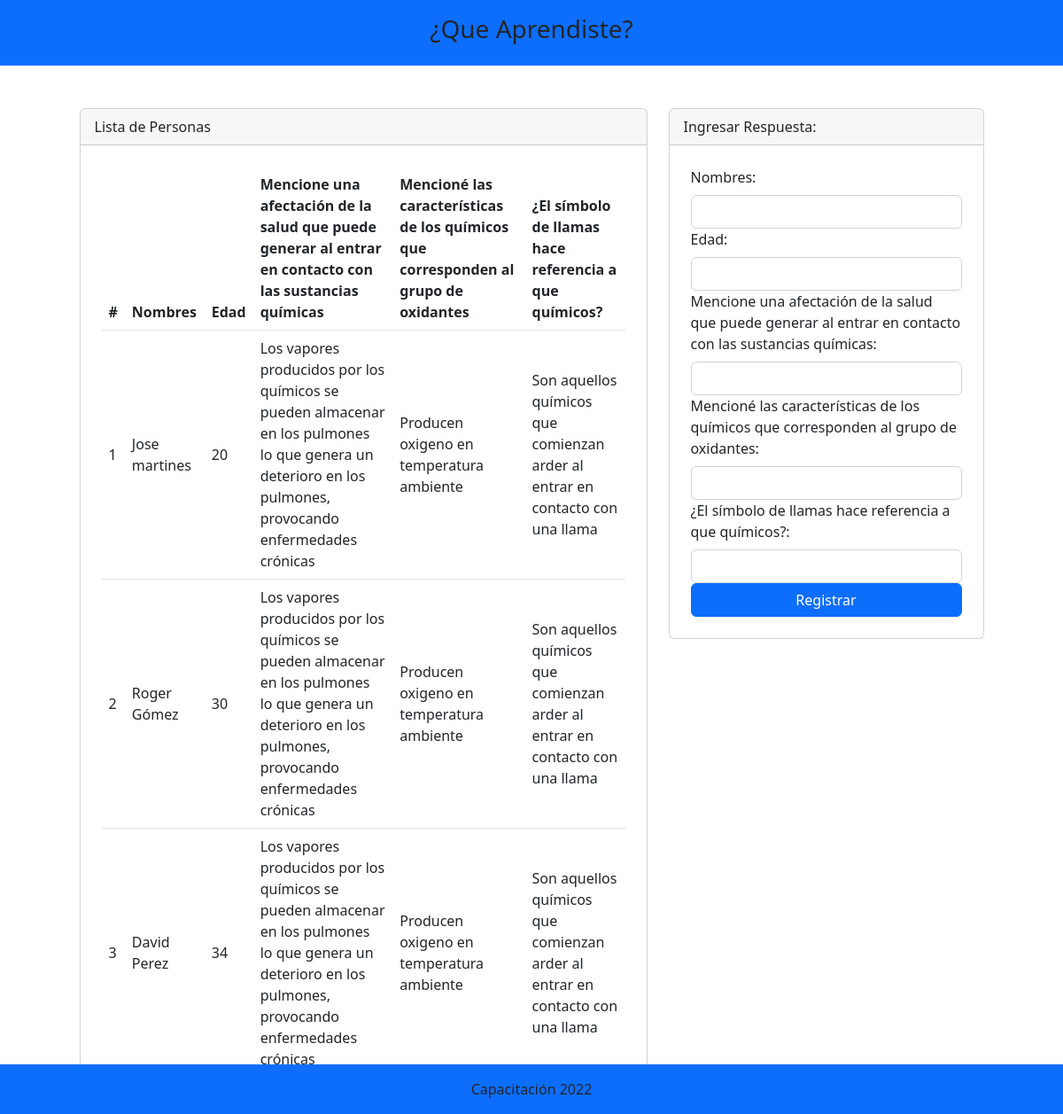
The page / on the database its author committed.
### tables this page shows
CREATE TABLE `encuesta` (
  `codigo` int(11) NOT NULL,
  `nombre` varchar(100) DEFAULT NULL,
  `edad` int(11) DEFAULT NULL,
  `pregunta_1` varchar(500) DEFAULT NULL,
  `pregunta_2` varchar(500) DEFAULT NULL,
  `pregunta_3` varchar(500) DEFAULT NULL
);

### index.php (the view, shortened to what this page needs)
<?php include 'template/header.php' ?>
<?php
    include_once "model/conexion.php";
    $sentencia = $bd -> query("select * from encuesta");
    $encuesta = $sentencia->fetchAll(PDO::FETCH_OBJ);
?>
<div class="container mt-5">
    <div class="row justify-content-center">
        <div class="col-md-7">
            <div class="card">
                <div class="card-header">
                    Lista de Personas
                </div>
                <div class="p-4">
                    <table class="table align-middle">
                        <thead>
                            <tr>
                                <th scope="col">#</th>
                                <th scope="col">Nombres</th>
                                <th scope="col">Edad</th>
                                <th scope="col">Mencione una afectación de la salud que puede generar al entrar en contacto con las sustancias químicas</th>
                                <th scope="col">Mencioné las características de los químicos que corresponden al grupo de oxidantes </th>
                                <th scope="col">¿El símbolo de llamas hace referencia a que químicos?</th>
                            </tr>
                        </thead>
                        <tbody>
                            <?php
                            foreach($encuesta as $dato){
                            ?>
                            <tr>
                                <td scope="row"><?php echo $dato->codigo;?></td>
                                <td><?php echo $dato->nombre;?></td>
                                <td><?php echo $dato->edad;?></td>
                                <td><?php echo $dato->pregunta_1;?></td>
                                <td><?php echo $dato->pregunta_2;?></td>
                                <td><?php echo $dato->pregunta_3;?></td>
                            </tr>
                            <?php
                            }
                            ?>
                        </tbody>
                    </table>
                </div>
            </div>
        </div>
        <div class="col-md-4">
            <div class="card">
                <div class="card-header">
                    Ingresar Respuesta:
                </div>
                <form class="p-4" method="POST" action="registrar.php">
                    <div class="mb-m3">
                        <label class="form-label">Nombres:</label>
                        <input type="text" class="form-control" name="txtNombres" autofocus required>
                    </div>
                    <div class="mb-m3">
                        <label class="form-label">Edad:</label>
                        <input type="number" class="form-control" name="txtEdad" autofocus required>
                    </div>
                    <div class="mb-m3">
                        <label class="form-label">Mencione una afectación de la salud que puede generar al entrar en contacto con las sustancias químicas:</label>
                        <input type="text" class="form-control" name="txtPregunta1" autofocus required>
                    </div>
                    <div class="mb-m3">
                        <label class="form-label">Mencioné las características de los químicos que corresponden al grupo de oxidantes:</label>
                        <input type="text" class="form-control" name="txtPregunta2" autofocus required>
                    </div>
                    <div class="mb-m3">
                        <label class="form-label">¿El símbolo de llamas hace referencia a que químicos?:</label>
                        <input type="text" class="form-control" name="txtPregunta3" autofocus required>
                    </div>
                    <div class="d-grid">
                        <input type="submit" class="btn btn-primary" value="Registrar">
                    </div>
                </form>
            </div>
        </div>
    </div>
</div>
 <?php include 'template/footer.php' ?>

### template/header.php (shortened to what this page needs)
<!doctype html>
<html lang="es">
  <head>
    <link rel="stylesheet" href="https://cdn.jsdelivr.net/npm/bootstrap@5.2.0-beta1/dist/css/bootstrap.min.css">
    <link rel="stylesheet" href="https://cdn.jsdelivr.net/npm/bootstrap-icons@1.5.0/font/bootstrap-icons.css">
  </head>
  <body>
  <div class="container-fluid bg-primary">
        <div class="row">
            <div class="col-md">
                <header class="py-3">
                    <h3 class="text-center">¿Que Aprendiste?</h3>
                </header>
            </div>
        </div>
   </div>

### template/footer.php (shortened to what this page needs)
<footer class="container-fluid bg-primary fixed-bottom">
    <div class="row">
        <div class="col-md text-center py-3">
        Capacitación 2022
        </div>
    </div>
 </footer>
  </body>
</html>

### rows shown on the page
encuesta: codigo "1", nombre "Jose martines", edad "20", pregunta_1 "Los vapores producidos por los químicos se pueden almacenar en los pulmones lo que genera un deterioro en los pulmones, provocando enfermedades crónicas", pregunta_2 "Producen oxigeno en temperatura ambiente", pregunta_3 "Son aquellos químicos que comienzan arder al entrar en contacto con una llama"
encuesta: codigo "2", nombre "Roger Gómez", edad "30", pregunta_1 "Los vapores producidos por los químicos se pueden almacenar en los pulmones lo que genera un deterioro en los pulmones, provocando enfermedades crónicas", pregunta_2 "Producen oxigeno en temperatura ambiente", pregunta_3 "Son aquellos químicos que comienzan arder al entrar en contacto con una llama"
encuesta: codigo "3", nombre "David Perez", edad "34", pregunta_1 "Los vapores producidos por los químicos se pueden almacenar en los pulmones lo que genera un deterioro en los pulmones, provocando enfermedades crónicas", pregunta_2 "Producen oxigeno en temperatura ambiente", pregunta_3 "Son aquellos químicos que comienzan arder al entrar en contacto con una llama"
